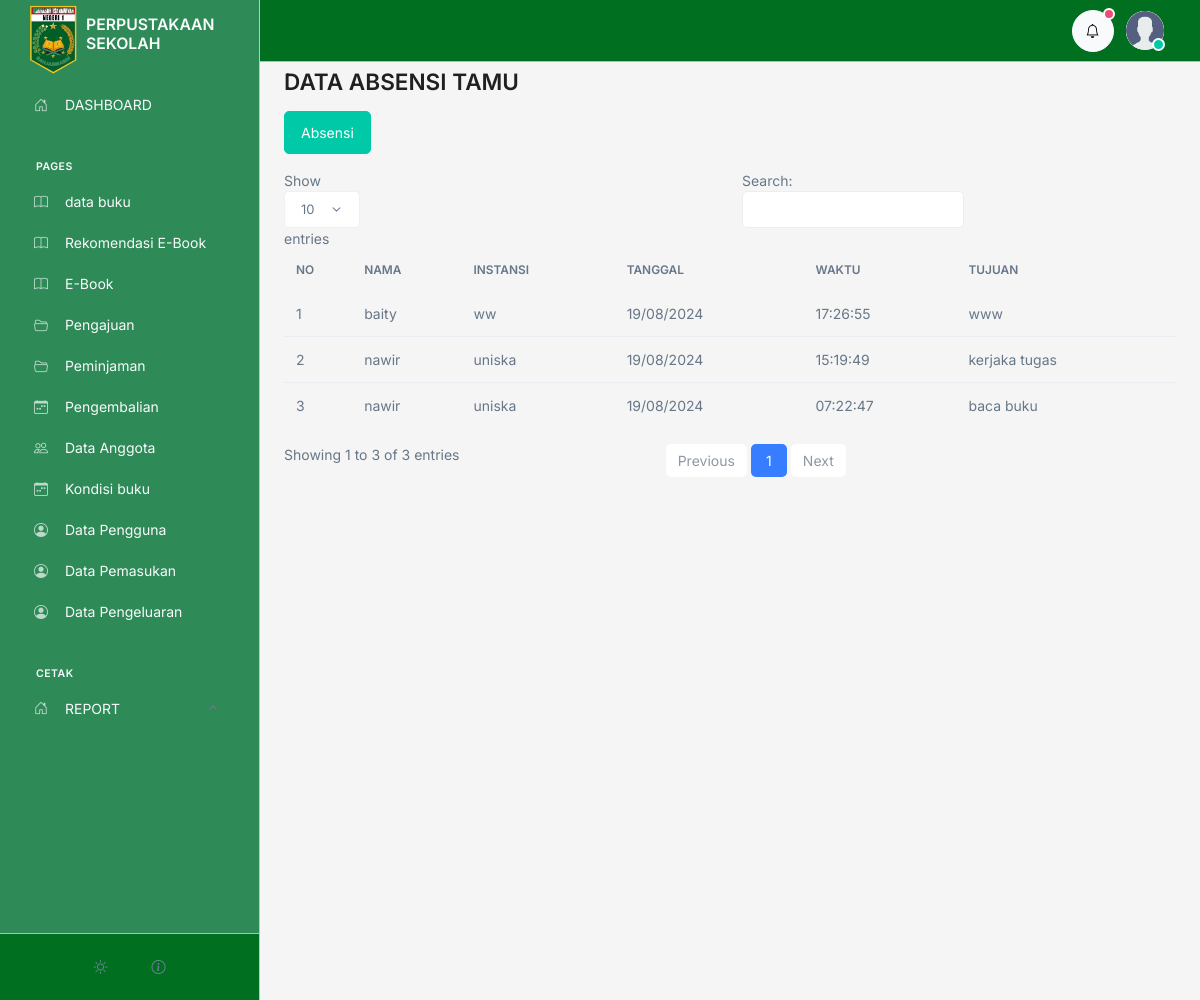
The app's page /admin/absensi/absensi-tamu.php (signed in) with its own data.
### tables this page shows
CREATE TABLE `absensi_tamu` (
  `id` int(100) NOT NULL,
  `nama` varchar(100) NOT NULL,
  `instansi` varchar(100) NOT NULL,
  `tujuan` text NOT NULL,
  `tanggal` varchar(100) NOT NULL,
  `waktu` varchar(100) NOT NULL
);

### admin/controller.php (called while the page is built, shortened)
<?php
$conn = mysqli_connect('localhost', 'root', '', 'perpustakaan');
function all($table)
{
   $query = "SELECT * FROM $table ORDER BY id DESC";
   global $conn;
   $rows = [];
   $result = mysqli_query($conn, $query);
   while ($row = mysqli_fetch_assoc($result)) {
      $rows[] = $row;
   }
   return $rows;
}

### admin/absensi/absensi-tamu.php (the view)
<?php include '../controller.php';
include '../template/header.php';
$data = all('absensi_tamu');
$no = 1;
?>
<div class="container">
  <h1>DATA ABSENSI TAMU</h1>
  <div class="my-3">
    <div class="d-flex">
      <a href="index.php" class="btn btn-success">Absensi</a>
    </div>
  </div>
  <table class="table" id="table">
    <thead class="mt-3">
      <tr>
        <th>NO</th>
        <th>NAMA</th>
        <th>INSTANSI</th>
        <th>TANGGAL</th>
        <th>WAKTU</th>
        <th>TUJUAN</th>
      </tr>
    </thead>
    <tbody>
      <?php foreach ($data as $val) :   ?>
        <tr>
          <td><?= $no++; ?></td>
          <td><?= $val['nama']; ?></td>
          <td><?= $val['instansi']; ?></td>
          <td><?= $val['tanggal']; ?></td>
          <td><?= $val['waktu']; ?></td>
          <td><?= $val['tujuan']; ?></td>
        </tr>
      <?php endforeach  ?>
    </tbody>
  </table>
</div>
<?php include '../template/footer.php'  ?>

### admin/template/header.php (style rules this page uses)
* { transition: unset !important; }
body { opacity: 0; }

### records on screen
absensi_tamu: nama "baity", instansi "ww", tanggal "19/08/2024", waktu "17:26:55", tujuan "www"
absensi_tamu: nama "nawir", instansi "uniska", tanggal "19/08/2024", waktu "15:19:49", tujuan "kerjaka tugas"
absensi_tamu: nama "nawir", instansi "uniska", tanggal "19/08/2024", waktu "07:22:47", tujuan "baca buku"
